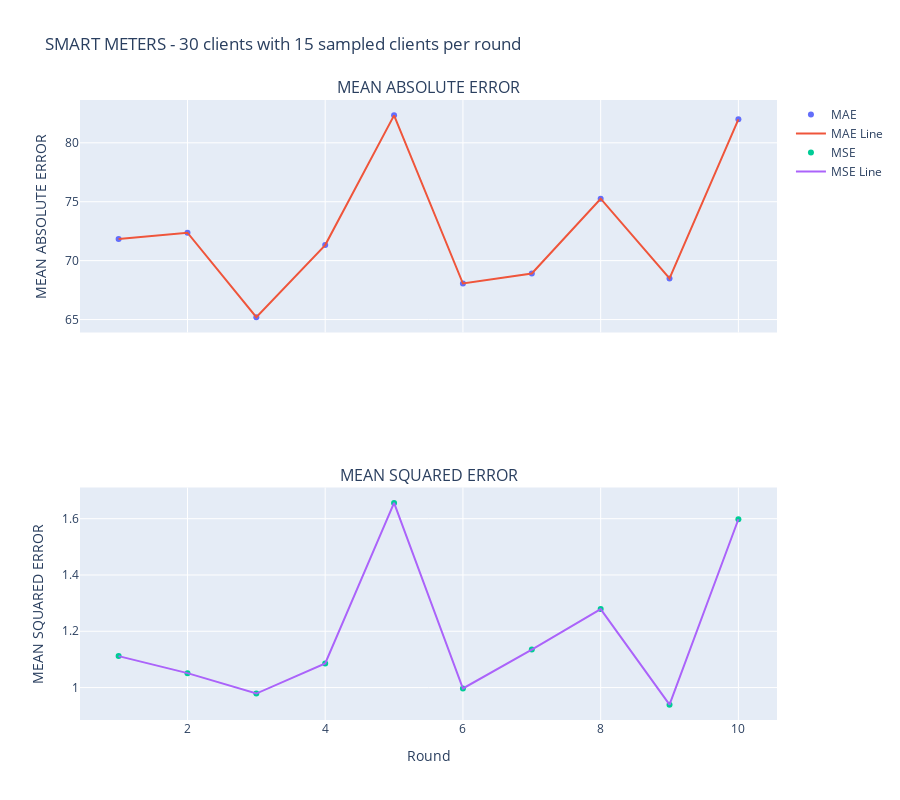

Notebook cell for this chart:
### Code cell
import plotly.express as px
import plotly.graph_objects as go
from plotly.subplots import make_subplots

print(f"{history.metrics_centralized = }")

global_accuracy_centralised = history.metrics_distributed["accuracy"]
global_loss_centralised = history.losses_distributed
rounds = [data[0] for data in global_accuracy_centralised]
loss = [data[1] for data in global_loss_centralised]
acc = [100.0 * data[1] for data in global_accuracy_centralised]

fig = make_subplots(rows=2, cols=1, shared_xaxes=True, 
                    subplot_titles=("MEAN ABSOLUTE ERROR", "MEAN SQUARED ERROR"))

# Add scatter plot for accuracy
fig.add_trace(go.Scatter(x=rounds, y=acc, mode='markers', name='MAE'), row=1, col=1)
# Add line plot for accuracy
fig.add_trace(go.Scatter(x=rounds, y=acc, mode='lines', name='MAE Line'), row=1, col=1)

# Add scatter plot for loss
fig.add_trace(go.Scatter(x=rounds, y=loss, mode='markers', name='MSE'), row=2, col=1)
# Add line plot for loss
fig.add_trace(go.Scatter(x=rounds, y=loss, mode='lines', name='MSE Line'), row=2, col=1)

# Update layout
fig.update_layout(
    height=800,  # Height of the figure
    title_text=f"SMART METERS - {NUM_CLIENTS} clients with {int(0.5 * NUM_CLIENTS)} sampled clients per round",
)

# Update x-axis for all subplots
fig.update_xaxes(title_text="Round", row=2, col=1)
# Update y-axis for each subplot
fig.update_yaxes(title_text="MEAN ABSOLUTE ERROR", row=1, col=1)
fig.update_yaxes(title_text="MEAN SQUARED ERROR", row=2, col=1)

# Show the plot
fig.show()

### Figure 1 — Plotly figure (JSON) as saved in the notebook; plotly's stock layout.template omitted (floating-point values rounded to 4 significant figures)
{"data": [{"mode": "markers", "name": "MAE", "type": "scatter", "x": [1, 2, 3, 4, 5, 6, 7, 8, 9, 10], "xaxis": "x", "y": [71.84, 72.37, 65.2, 71.32, 82.33, 68.06, 68.91, 75.26, 68.49, 82.0], "yaxis": "y"}, {"mode": "lines", "name": "MAE Line", "type": "scatter", "x": [1, 2, 3, 4, 5, 6, 7, 8, 9, 10], "xaxis": "x", "y": [71.84, 72.37, 65.2, 71.32, 82.33, 68.06, 68.91, 75.26, 68.49, 82.0], "yaxis": "y"}, {"mode": "markers", "name": "MSE", "type": "scatter", "x": [1, 2, 3, 4, 5, 6, 7, 8, 9, 10], "xaxis": "x2", "y": [1.112, 1.051, 0.9787, 1.086, 1.656, 0.9968, 1.135, 1.279, 0.9394, 1.598], "yaxis": "y2"}, {"mode": "lines", "name": "MSE Line", "type": "scatter", "x": [1, 2, 3, 4, 5, 6, 7, 8, 9, 10], "xaxis": "x2", "y": [1.112, 1.051, 0.9787, 1.086, 1.656, 0.9968, 1.135, 1.279, 0.9394, 1.598], "yaxis": "y2"}], "layout": {"annotations": [{"font": {"size": 16}, "showarrow": false, "text": "MEAN ABSOLUTE ERROR", "x": 0.5, "xanchor": "center", "xref": "paper", "y": 1, "yanchor": "bottom", "yref": "paper"}, {"font": {"size": 16}, "showarrow": false, "text": "MEAN SQUARED ERROR", "x": 0.5, "xanchor": "center", "xref": "paper", "y": 0.375, "yanchor": "bottom", "yref": "paper"}], "height": 800, "title": {"text": "SMART METERS - 30 clients with 15 sampled clients per round"}, "xaxis": {"anchor": "y", "domain": [0, 1], "matches": "x2", "showticklabels": false}, "xaxis2": {"anchor": "y2", "domain": [0, 1], "title": {"text": "Round"}}, "yaxis": {"anchor": "x", "domain": [0.625, 1], "title": {"text": "MEAN ABSOLUTE ERROR"}}, "yaxis2": {"anchor": "x2", "domain": [0, 0.375], "title": {"text": "MEAN SQUARED ERROR"}}}}
